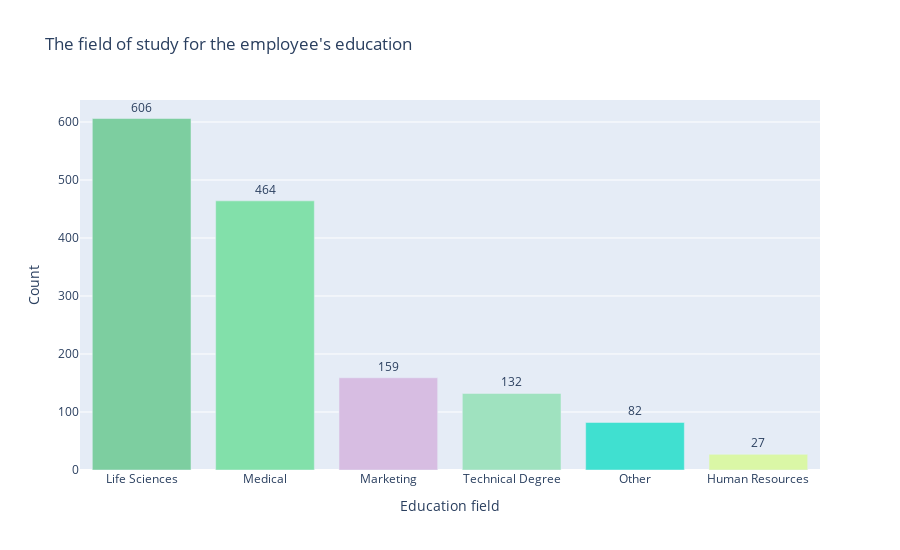

This figure's notebook cell:
### Code cell
education_field_data = df['EducationField'].value_counts().reset_index()
education_field_data.columns = ['EducationField', 'Count']

fig = go.Figure(
    go.Bar(
    x=education_field_data['EducationField'],
    y=education_field_data['Count'],
    text=education_field_data['Count'],
    textposition='outside',            
    marker_color=['#7DCEA0', '#82E0AA', '#D7BDE2', '#9FE2BF', '#40E0D0', '#DAF7A6']
))

# Configurar layout do gráfico
fig.update_layout(
    title="The field of study for the employee's education",
    xaxis_title='Education field',
    yaxis_title='Count',
    height=550
)

# Mostrar o gráfico
fig.show()

### Figure 1 — Plotly figure (JSON) as saved in the notebook; plotly's stock layout.template omitted (floating-point values rounded to 4 significant figures)
{"data": [{"marker": {"color": ["#7DCEA0", "#82E0AA", "#D7BDE2", "#9FE2BF", "#40E0D0", "#DAF7A6"]}, "text": [606, 464, 159, 132, 82, 27], "textposition": "outside", "type": "bar", "x": ["Life Sciences", "Medical", "Marketing", "Technical Degree", "Other", "Human Resources"], "y": [606, 464, 159, 132, 82, 27]}], "layout": {"height": 550, "title": {"text": "The field of study for the employee's education"}, "xaxis": {"title": {"text": "Education field"}}, "yaxis": {"title": {"text": "Count"}}}}
